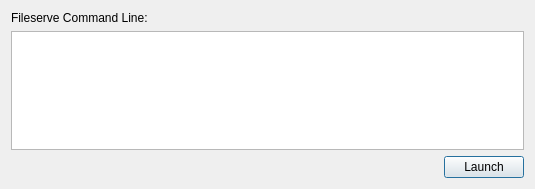
<?xml version="1.0" encoding="UTF-8"?>
<ui version="4.0">
 <class>ezQtLaunchFileserveDlg</class>
 <widget class="QDialog" name="ezQtLaunchFileserveDlg">
  <property name="geometry">
   <rect>
    <x>0</x>
    <y>0</y>
    <width>535</width>
    <height>189</height>
   </rect>
  </property>
  <property name="minimumSize">
   <size>
    <width>200</width>
    <height>0</height>
   </size>
  </property>
  <property name="maximumSize">
   <size>
    <width>16777215</width>
    <height>16777215</height>
   </size>
  </property>
  <property name="windowTitle">
   <string>Remote Connection</string>
  </property>
  <property name="windowIcon">
   <iconset resource="../QtResources/resources.qrc">
    <normaloff>:/EditorFramework/Icons/Fileserve16.png</normaloff>:/EditorFramework/Icons/Fileserve16.png</iconset>
  </property>
  <layout class="QVBoxLayout" name="verticalLayout_2">
   <item>
    <widget class="QLabel" name="LabelFileserveCmd">
     <property name="text">
      <string>Fileserve Command Line:</string>
     </property>
    </widget>
   </item>
   <item>
    <widget class="QPlainTextEdit" name="EditFileserve">
     <property name="readOnly">
      <bool>true</bool>
     </property>
    </widget>
   </item>
   <item>
    <spacer name="verticalSpacer">
     <property name="orientation">
      <enum>Qt::Vertical</enum>
     </property>
     <property name="sizeHint" stdset="0">
      <size>
       <width>20</width>
       <height>55</height>
      </size>
     </property>
    </spacer>
   </item>
   <item>
    <layout class="QHBoxLayout" name="horizontalLayout_2">
     <item>
      <spacer name="horizontalSpacer">
       <property name="orientation">
        <enum>Qt::Horizontal</enum>
       </property>
       <property name="sizeHint" stdset="0">
        <size>
         <width>40</width>
         <height>20</height>
        </size>
       </property>
      </spacer>
     </item>
     <item>
      <widget class="QPushButton" name="ButtonLaunch">
       <property name="text">
        <string>Launch</string>
       </property>
      </widget>
     </item>
    </layout>
   </item>
  </layout>
 </widget>
 <resources>
  <include location="../../../Code/Tools/GuiFoundation/QtResources/resources.qrc"/>
  <include location="../QtResources/resources.qrc"/>
 </resources>
 <connections/>
</ui> 
